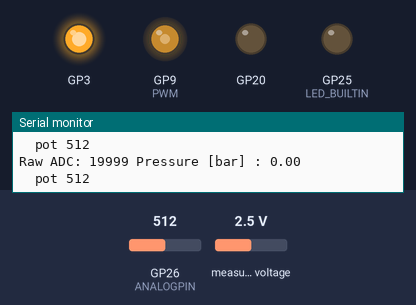
The sketch below on a simulated Raspberry Pi Pico. On the bench: output pins drawn as LEDs (lit = HIGH), the last lines printed to the serial monitor. Inputs (shaded band) come from the test bench; at power-on: GP26 (ANALOGPIN) = 512, measured voltage 2.5 V.

Above: at 4.1 s.
4.2 s: GP26 (ANALOGPIN) set to 716
At 5.4 s:
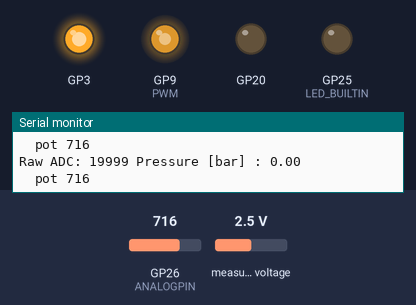
5.7 s: GP26 (ANALOGPIN) set to 900
At 6.6 s:
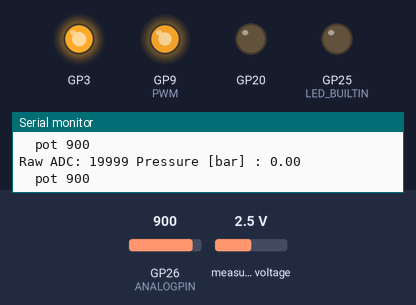
7.2 s: GP26 (ANALOGPIN) set to 122
At 8.4 s:
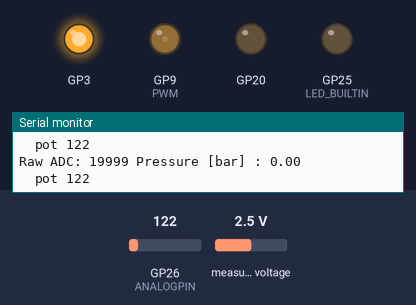
8.7 s: GP26 (ANALOGPIN) set to 0
At 9.4 s:
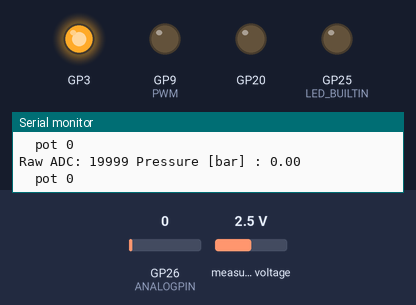
Timing chart, 0 to 11.2 s (numbered marks = the images above; inputs shaded):
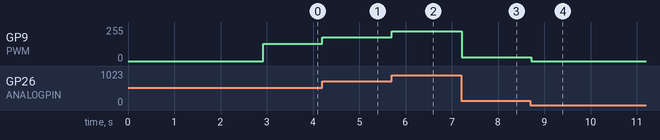

The sketch:

flow_test.ino
```cpp
#include <ADS1115_WE.h>
#include <Wire.h>

#define I2C_ADDRESS 0x48
ADS1115_WE adc = ADS1115_WE(I2C_ADDRESS);

// Sensor Voltage-Pressure Calibration
float V_ZERO = 0.0;  // Will be auto-calibrated
#define V_MAX 4.5    // Max pressure voltage
#define P_MIN 0      // Minimum pressure (bar)
#define P_MAX 16     // Maximum pressure (bar)
float error_diff = 0.20;  // error difference

#define ANALOGPIN      A0  //D14
#define PWM 9

int delayval = 5;        // loop delay

void setup() {
   Serial.begin(9600);    // open the serial port at 9600 bps
    pinMode(PWM, OUTPUT);
    analogWrite(PWM, 0);
  pinMode(3, OUTPUT);
    pinMode(20, OUTPUT);
  pinMode(LED_BUILTIN, OUTPUT);
    digitalWrite(21, HIGH);  // route water from PUMP to thermoblock


 Wire.setSDA(18);
  Wire.setSCL(19);
  Wire.begin();
  Serial.begin(9600);

  if (!adc.init()) {
    Serial.println("ADS1115 not connected!");
    while (1)
      ;
  }

  adc.setVoltageRange_mV(ADS1115_RANGE_4096);
  adc.setCompareChannels(ADS1115_COMP_0_GND);
  adc.setMeasureMode(ADS1115_SINGLE);

  // Auto-Calibrate Zero Pressure Voltage
  Serial.println("Calibrating... Keep sensor at zero pressure!");
  float sumVoltage = 0;
  int numSamples = 50;

  for (int i = 0; i < numSamples; i++) {
    adc.startSingleMeasurement();
    while (adc.isBusy()) { delay(1); }
    sumVoltage += adc.getResult_V();
    delay(50);
  }

  V_ZERO = sumVoltage / numSamples;
  Serial.print("Calibrated Zero Voltage: ");
  Serial.println(V_ZERO, 3);

}

void loop() {
       digitalWrite(3, HIGH);  // enable the pump PWM

  int value;

  adc.startSingleMeasurement();
  while (adc.isBusy()) { delay(1); }
  float voltage = adc.getResult_V();
  int rawResult = adc.getRawResult();
  Serial.print("Raw ADC: ");
  Serial.print(rawResult);
  // Convert to Pressure

  float pressure = mapPressure(voltage);
  // Serial.print("  Pressure [bar] : ");
  // Serial.println(pressure, 2);
  if (pressure > 0.25) {
    pressure = pressure - error_diff;
  }

  Serial.print(" Pressure [bar] : ");
  Serial.println(pressure, 2);

  //read pot
  value = analogRead(ANALOGPIN); // analog read of potentiometer
  Serial.print("  pot ");
  Serial.println(value);   // print value
  analogWrite(PWM, value/4);


  delay(delayval);         // Delay for a period of time (in milliseconds).

}

// Function to Convert Voltage to Pressure
float mapPressure(float voltage) {
  if (voltage < V_ZERO) voltage = V_ZERO;  // Prevents negative pressures
  return ((voltage - V_ZERO) / (V_MAX - V_ZERO)) * (P_MAX - P_MIN) + P_MIN;
}
```

Measured:
- after the input at 4.2 s, GP9 (PWM): 128/255 → 179/255 at once
- after the input at 5.7 s, GP9 (PWM): 179/255 → 225/255 at once
- after the input at 7.2 s, GP9 (PWM): 225/255 → 30/255 at once
- after the input at 8.7 s, GP9 (PWM): 30/255 → 0/255 at once
